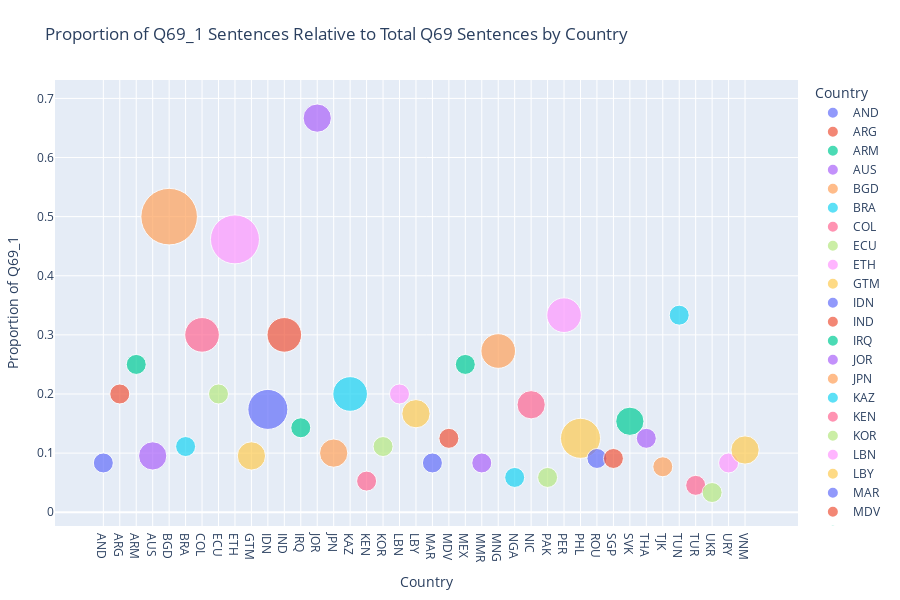

Write notebook code for a chart like this one.
### Code cell
## (Visualization -I) ##

# This code filters predicted Q69-related labels from the predictions dataset,
# calculates sentence counts and proportions of given response per country,
# prepares the data for ordered plotting,
# then creates and displays a scatter plot showing the proportion of Q69_1 sentences relative to total Q69 sentences by country,
# with point sizes representing sentence counts, x-axis showing the countries and y-axis the proportion of given response to total count responses.

%run visualize_preds_props.py

### Figure 1 — Plotly figure (JSON) as saved in the notebook; plotly's stock layout.template omitted (floating-point values rounded to 4 significant figures)
{"data": [{"hovertemplate": "<b>%{hovertext}</b><br><br>Country=%{x}<br>Proportion of Q69_1=%{y}<br>Sentence Count=%{marker.size}<extra></extra>", "hovertext": ["AND"], "legendgroup": "AND", "marker": {"color": "#636efa", "size": [1], "sizemode": "area", "sizeref": 0.005, "symbol": "circle"}, "mode": "markers", "name": "AND", "orientation": "v", "showlegend": true, "type": "scatter", "x": ["AND"], "xaxis": "x", "y": [0.08333], "yaxis": "y"}, {"hovertemplate": "<b>%{hovertext}</b><br><br>Country=%{x}<br>Proportion of Q69_1=%{y}<br>Sentence Count=%{marker.size}<extra></extra>", "hovertext": ["ARG"], "legendgroup": "ARG", "marker": {"color": "#EF553B", "size": [1], "sizemode": "area", "sizeref": 0.005, "symbol": "circle"}, "mode": "markers", "name": "ARG", "orientation": "v", "showlegend": true, "type": "scatter", "x": ["ARG"], "xaxis": "x", "y": [0.2], "yaxis": "y"}, {"hovertemplate": "<b>%{hovertext}</b><br><br>Country=%{x}<br>Proportion of Q69_1=%{y}<br>Sentence Count=%{marker.size}<extra></extra>", "hovertext": ["ARM"], "legendgroup": "ARM", "marker": {"color": "#00cc96", "size": [1], "sizemode": "area", "sizeref": 0.005, "symbol": "circle"}, "mode": "markers", "name": "ARM", "orientation": "v", "showlegend": true, "type": "scatter", "x": ["ARM"], "xaxis": "x", "y": [0.25], "yaxis": "y"}, {"hovertemplate": "<b>%{hovertext}</b><br><br>Country=%{x}<br>Proportion of Q69_1=%{y}<br>Sentence Count=%{marker.size}<extra></extra>", "hovertext": ["AUS"], "legendgroup": "AUS", "marker": {"color": "#ab63fa", "size": [2], "sizemode": "area", "sizeref": 0.005, "symbol": "circle"}, "mode": "markers", "name": "AUS", "orientation": "v", "showlegend": true, "type": "scatter", "x": ["AUS"], "xaxis": "x", "y": [0.09524], "yaxis": "y"}, {"hovertemplate": "<b>%{hovertext}</b><br><br>Country=%{x}<br>Proportion of Q69_1=%{y}<br>Sentence Count=%{marker.size}<extra></extra>", "hovertext": ["BGD"], "legendgroup": "BGD", "marker": {"color": "#FFA15A", "size": [8], "sizemode": "area", "sizeref": 0.005, "symbol": "circle"}, "mode": "markers", "name": "BGD", "orientation": "v", "showlegend": true, "type": "scatter", "x": ["BGD"], "xaxis": "x", "y": [0.5], "yaxis": "y"}, {"hovertemplate": "<b>%{hovertext}</b><br><br>Country=%{x}<br>Proportion of Q69_1=%{y}<br>Sentence Count=%{marker.size}<extra></extra>", "hovertext": ["BRA"], "legendgroup": "BRA", "marker": {"color": "#19d3f3", "size": [1], "sizemode": "area", "sizeref": 0.005, "symbol": "circle"}, "mode": "markers", "name": "BRA", "orientation": "v", "showlegend": true, "type": "scatter", "x": ["BRA"], "xaxis": "x", "y": [0.1111], "yaxis": "y"}, {"hovertemplate": "<b>%{hovertext}</b><br><br>Country=%{x}<br>Proportion of Q69_1=%{y}<br>Sentence Count=%{marker.size}<extra></extra>", "hovertext": ["COL"], "legendgroup": "COL", "marker": {"color": "#FF6692", "size": [3], "sizemode": "area", "sizeref": 0.005, "symbol": "circle"}, "mode": "markers", "name": "COL", "orientation": "v", "showlegend": true, "type": "scatter", "x": ["COL"], "xaxis": "x", "y": [0.3], "yaxis": "y"}, {"hovertemplate": "<b>%{hovertext}</b><br><br>Country=%{x}<br>Proportion of Q69_1=%{y}<br>Sentence Count=%{marker.size}<extra></extra>", "hovertext": ["ECU"], "legendgroup": "ECU", "marker": {"color": "#B6E880", "size": [1], "sizemode": "area", "sizeref": 0.005, "symbol": "circle"}, "mode": "markers", "name": "ECU", "orientation": "v", "showlegend": true, "type": "scatter", "x": ["ECU"], "xaxis": "x", "y": [0.2], "yaxis": "y"}, {"hovertemplate": "<b>%{hovertext}</b><br><br>Country=%{x}<br>Proportion of Q69_1=%{y}<br>Sentence Count=%{marker.size}<extra></extra>", "hovertext": ["ETH"], "legendgroup": "ETH", "marker": {"color": "#FF97FF", "size": [6], "sizemode": "area", "sizeref": 0.005, "symbol": "circle"}, "mode": "markers", "name": "ETH", "orientation": "v", "showlegend": true, "type": "scatter", "x": ["ETH"], "xaxis": "x", "y": [0.4615], "yaxis": "y"}, {"hovertemplate": "<b>%{hovertext}</b><br><br>Country=%{x}<br>Proportion of Q69_1=%{y}<br>Sentence Count=%{marker.size}<extra></extra>", "hovertext": ["GTM"], "legendgroup": "GTM", "marker": {"color": "#FECB52", "size": [2], "sizemode": "area", "sizeref": 0.005, "symbol": "circle"}, "mode": "markers", "name": "GTM", "orientation": "v", "showlegend": true, "type": "scatter", "x": ["GTM"], "xaxis": "x", "y": [0.09524], "yaxis": "y"}, {"hovertemplate": "<b>%{hovertext}</b><br><br>Country=%{x}<br>Proportion of Q69_1=%{y}<br>Sentence Count=%{marker.size}<extra></extra>", "hovertext": ["IDN"], "legendgroup": "IDN", "marker": {"color": "#636efa", "size": [4], "sizemode": "area", "sizeref": 0.005, "symbol": "circle"}, "mode": "markers", "name": "IDN", "orientation": "v", "showlegend": true, "type": "scatter", "x": ["IDN"], "xaxis": "x", "y": [0.1739], "yaxis": "y"}, {"hovertemplate": "<b>%{hovertext}</b><br><br>Country=%{x}<br>Proportion of Q69_1=%{y}<br>Sentence Count=%{marker.size}<extra></extra>", "hovertext": ["IND"], "legendgroup": "IND", "marker": {"color": "#EF553B", "size": [3], "sizemode": "area", "sizeref": 0.005, "symbol": "circle"}, "mode": "markers", "name": "IND", "orientation": "v", "showlegend": true, "type": "scatter", "x": ["IND"], "xaxis": "x", "y": [0.3], "yaxis": "y"}, {"hovertemplate": "<b>%{hovertext}</b><br><br>Country=%{x}<br>Proportion of Q69_1=%{y}<br>Sentence Count=%{marker.size}<extra></extra>", "hovertext": ["IRQ"], "legendgroup": "IRQ", "marker": {"color": "#00cc96", "size": [1], "sizemode": "area", "sizeref": 0.005, "symbol": "circle"}, "mode": "markers", "name": "IRQ", "orientation": "v", "showlegend": true, "type": "scatter", "x": ["IRQ"], "xaxis": "x", "y": [0.1429], "yaxis": "y"}, {"hovertemplate": "<b>%{hovertext}</b><br><br>Country=%{x}<br>Proportion of Q69_1=%{y}<br>Sentence Count=%{marker.size}<extra></extra>", "hovertext": ["JOR"], "legendgroup": "JOR", "marker": {"color": "#ab63fa", "size": [2], "sizemode": "area", "sizeref": 0.005, "symbol": "circle"}, "mode": "markers", "name": "JOR", "orientation": "v", "showlegend": true, "type": "scatter", "x": ["JOR"], "xaxis": "x", "y": [0.6667], "yaxis": "y"}, {"hovertemplate": "<b>%{hovertext}</b><br><br>Country=%{x}<br>Proportion of Q69_1=%{y}<br>Sentence Count=%{marker.size}<extra></extra>", "hovertext": ["JPN"], "legendgroup": "JPN", "marker": {"color": "#FFA15A", "size": [2], "sizemode": "area", "sizeref": 0.005, "symbol": "circle"}, "mode": "markers", "name": "JPN", "orientation": "v", "showlegend": true, "type": "scatter", "x": ["JPN"], "xaxis": "x", "y": [0.1], "yaxis": "y"}, {"hovertemplate": "<b>%{hovertext}</b><br><br>Country=%{x}<br>Proportion of Q69_1=%{y}<br>Sentence Count=%{marker.size}<extra></extra>", "hovertext": ["KAZ"], "legendgroup": "KAZ", "marker": {"color": "#19d3f3", "size": [3], "sizemode": "area", "sizeref": 0.005, "symbol": "circle"}, "mode": "markers", "name": "KAZ", "orientation": "v", "showlegend": true, "type": "scatter", "x": ["KAZ"], "xaxis": "x", "y": [0.2], "yaxis": "y"}, {"hovertemplate": "<b>%{hovertext}</b><br><br>Country=%{x}<br>Proportion of Q69_1=%{y}<br>Sentence Count=%{marker.size}<extra></extra>", "hovertext": ["KEN"], "legendgroup": "KEN", "marker": {"color": "#FF6692", "size": [1], "sizemode": "area", "sizeref": 0.005, "symbol": "circle"}, "mode": "markers", "name": "KEN", "orientation": "v", "showlegend": true, "type": "scatter", "x": ["KEN"], "xaxis": "x", "y": [0.05263], "yaxis": "y"}, {"hovertemplate": "<b>%{hovertext}</b><br><br>Country=%{x}<br>Proportion of Q69_1=%{y}<br>Sentence Count=%{marker.size}<extra></extra>", "hovertext": ["KOR"], "legendgroup": "KOR", "marker": {"color": "#B6E880", "size": [1], "sizemode": "area", "sizeref": 0.005, "symbol": "circle"}, "mode": "markers", "name": "KOR", "orientation": "v", "showlegend": true, "type": "scatter", "x": ["KOR"], "xaxis": "x", "y": [0.1111], "yaxis": "y"}, {"hovertemplate": "<b>%{hovertext}</b><br><br>Country=%{x}<br>Proportion of Q69_1=%{y}<br>Sentence Count=%{marker.size}<extra></extra>", "hovertext": ["LBN"], "legendgroup": "LBN", "marker": {"color": "#FF97FF", "size": [1], "sizemode": "area", "sizeref": 0.005, "symbol": "circle"}, "mode": "markers", "name": "LBN", "orientation": "v", "showlegend": true, "type": "scatter", "x": ["LBN"], "xaxis": "x", "y": [0.2], "yaxis": "y"}, {"hovertemplate": "<b>%{hovertext}</b><br><br>Country=%{x}<br>Proportion of Q69_1=%{y}<br>Sentence Count=%{marker.size}<extra></extra>", "hovertext": ["LBY"], "legendgroup": "LBY", "marker": {"color": "#FECB52", "size": [2], "sizemode": "area", "sizeref": 0.005, "symbol": "circle"}, "mode": "markers", "name": "LBY", "orientation": "v", "showlegend": true, "type": "scatter", "x": ["LBY"], "xaxis": "x", "y": [0.1667], "yaxis": "y"}, {"hovertemplate": "<b>%{hovertext}</b><br><br>Country=%{x}<br>Proportion of Q69_1=%{y}<br>Sentence Count=%{marker.size}<extra></extra>", "hovertext": ["MAR"], "legendgroup": "MAR", "marker": {"color": "#636efa", "size": [1], "sizemode": "area", "sizeref": 0.005, "symbol": "circle"}, "mode": "markers", "name": "MAR", "orientation": "v", "showlegend": true, "type": "scatter", "x": ["MAR"], "xaxis": "x", "y": [0.08333], "yaxis": "y"}, {"hovertemplate": "<b>%{hovertext}</b><br><br>Country=%{x}<br>Proportion of Q69_1=%{y}<br>Sentence Count=%{marker.size}<extra></extra>", "hovertext": ["MDV"], "legendgroup": "MDV", "marker": {"color": "#EF553B", "size": [1], "sizemode": "area", "sizeref": 0.005, "symbol": "circle"}, "mode": "markers", "name": "MDV", "orientation": "v", "showlegend": true, "type": "scatter", "x": ["MDV"], "xaxis": "x", "y": [0.125], "yaxis": "y"}, {"hovertemplate": "<b>%{hovertext}</b><br><br>Country=%{x}<br>Proportion of Q69_1=%{y}<br>Sentence Count=%{marker.size}<extra></extra>", "hovertext": ["MEX"], "legendgroup": "MEX", "marker": {"color": "#00cc96", "size": [1], "sizemode": "area", "sizeref": 0.005, "symbol": "circle"}, "mode": "markers", "name": "MEX", "orientation": "v", "showlegend": true, "type": "scatter", "x": ["MEX"], "xaxis": "x", "y": [0.25], "yaxis": "y"}, {"hovertemplate": "<b>%{hovertext}</b><br><br>Country=%{x}<br>Proportion of Q69_1=%{y}<br>Sentence Count=%{marker.size}<extra></extra>", "hovertext": ["MMR"], "legendgroup": "MMR", "marker": {"color": "#ab63fa", "size": [1], "sizemode": "area", "sizeref": 0.005, "symbol": "circle"}, "mode": "markers", "name": "MMR", "orientation": "v", "showlegend": true, "type": "scatter", "x": ["MMR"], "xaxis": "x", "y": [0.08333], "yaxis": "y"}, {"hovertemplate": "<b>%{hovertext}</b><br><br>Country=%{x}<br>Proportion of Q69_1=%{y}<br>Sentence Count=%{marker.size}<extra></extra>", "hovertext": ["MNG"], "legendgroup": "MNG", "marker": {"color": "#FFA15A", "size": [3], "sizemode": "area", "sizeref": 0.005, "symbol": "circle"}, "mode": "markers", "name": "MNG", "orientation": "v", "showlegend": true, "type": "scatter", "x": ["MNG"], "xaxis": "x", "y": [0.2727], "yaxis": "y"}, {"hovertemplate": "<b>%{hovertext}</b><br><br>Country=%{x}<br>Proportion of Q69_1=%{y}<br>Sentence Count=%{marker.size}<extra></extra>", "hovertext": ["NGA"], "legendgroup": "NGA", "marker": {"color": "#19d3f3", "size": [1], "sizemode": "area", "sizeref": 0.005, "symbol": "circle"}, "mode": "markers", "name": "NGA", "orientation": "v", "showlegend": true, "type": "scatter", "x": ["NGA"], "xaxis": "x", "y": [0.05882], "yaxis": "y"}, {"hovertemplate": "<b>%{hovertext}</b><br><br>Country=%{x}<br>Proportion of Q69_1=%{y}<br>Sentence Count=%{marker.size}<extra></extra>", "hovertext": ["NIC"], "legendgroup": "NIC", "marker": {"color": "#FF6692", "size": [2], "sizemode": "area", "sizeref": 0.005, "symbol": "circle"}, "mode": "markers", "name": "NIC", "orientation": "v", "showlegend": true, "type": "scatter", "x": ["NIC"], "xaxis": "x", "y": [0.1818], "yaxis": "y"}, {"hovertemplate": "<b>%{hovertext}</b><br><br>Country=%{x}<br>Proportion of Q69_1=%{y}<br>Sentence Count=%{marker.size}<extra></extra>", "hovertext": ["PAK"], "legendgroup": "PAK", "marker": {"color": "#B6E880", "size": [1], "sizemode": "area", "sizeref": 0.005, "symbol": "circle"}, "mode": "markers", "name": "PAK", "orientation": "v", "showlegend": true, "type": "scatter", "x": ["PAK"], "xaxis": "x", "y": [0.05882], "yaxis": "y"}, {"hovertemplate": "<b>%{hovertext}</b><br><br>Country=%{x}<br>Proportion of Q69_1=%{y}<br>Sentence Count=%{marker.size}<extra></extra>", "hovertext": ["PER"], "legendgroup": "PER", "marker": {"color": "#FF97FF", "size": [3], "sizemode": "area", "sizeref": 0.005, "symbol": "circle"}, "mode": "markers", "name": "PER", "orientation": "v", "showlegend": true, "type": "scatter", "x": ["PER"], "xaxis": "x", "y": [0.3333], "yaxis": "y"}, {"hovertemplate": "<b>%{hovertext}</b><br><br>Country=%{x}<br>Proportion of Q69_1=%{y}<br>Sentence Count=%{marker.size}<extra></extra>", "hovertext": ["PHL"], "legendgroup": "PHL", "marker": {"color": "#FECB52", "size": [4], "sizemode": "area", "sizeref": 0.005, "symbol": "circle"}, "mode": "markers", "name": "PHL", "orientation": "v", "showlegend": true, "type": "scatter", "x": ["PHL"], "xaxis": "x", "y": [0.125], "yaxis": "y"}, {"hovertemplate": "<b>%{hovertext}</b><br><br>Country=%{x}<br>Proportion of Q69_1=%{y}<br>Sentence Count=%{marker.size}<extra></extra>", "hovertext": ["ROU"], "legendgroup": "ROU", "marker": {"color": "#636efa", "size": [1], "sizemode": "area", "sizeref": 0.005, "symbol": "circle"}, "mode": "markers", "name": "ROU", "orientation": "v", "showlegend": true, "type": "scatter", "x": ["ROU"], "xaxis": "x", "y": [0.09091], "yaxis": "y"}, {"hovertemplate": "<b>%{hovertext}</b><br><br>Country=%{x}<br>Proportion of Q69_1=%{y}<br>Sentence Count=%{marker.size}<extra></extra>", "hovertext": ["SGP"], "legendgroup": "SGP", "marker": {"color": "#EF553B", "size": [1], "sizemode": "area", "sizeref": 0.005, "symbol": "circle"}, "mode": "markers", "name": "SGP", "orientation": "v", "showlegend": true, "type": "scatter", "x": ["SGP"], "xaxis": "x", "y": [0.09091], "yaxis": "y"}, {"hovertemplate": "<b>%{hovertext}</b><br><br>Country=%{x}<br>Proportion of Q69_1=%{y}<br>Sentence Count=%{marker.size}<extra></extra>", "hovertext": ["SVK"], "legendgroup": "SVK", "marker": {"color": "#00cc96", "size": [2], "sizemode": "area", "sizeref": 0.005, "symbol": "circle"}, "mode": "markers", "name": "SVK", "orientation": "v", "showlegend": true, "type": "scatter", "x": ["SVK"], "xaxis": "x", "y": [0.1538], "yaxis": "y"}, {"hovertemplate": "<b>%{hovertext}</b><br><br>Country=%{x}<br>Proportion of Q69_1=%{y}<br>Sentence Count=%{marker.size}<extra></extra>", "hovertext": ["THA"], "legendgroup": "THA", "marker": {"color": "#ab63fa", "size": [1], "sizemode": "area", "sizeref": 0.005, "symbol": "circle"}, "mode": "markers", "name": "THA", "orientation": "v", "showlegend": true, "type": "scatter", "x": ["THA"], "xaxis": "x", "y": [0.125], "yaxis": "y"}, {"hovertemplate": "<b>%{hovertext}</b><br><br>Country=%{x}<br>Proportion of Q69_1=%{y}<br>Sentence Count=%{marker.size}<extra></extra>", "hovertext": ["TJK"], "legendgroup": "TJK", "marker": {"color": "#FFA15A", "size": [1], "sizemode": "area", "sizeref": 0.005, "symbol": "circle"}, "mode": "markers", "name": "TJK", "orientation": "v", "showlegend": true, "type": "scatter", "x": ["TJK"], "xaxis": "x", "y": [0.07692], "yaxis": "y"}, {"hovertemplate": "<b>%{hovertext}</b><br><br>Country=%{x}<br>Proportion of Q69_1=%{y}<br>Sentence Count=%{marker.size}<extra></extra>", "hovertext": ["TUN"], "legendgroup": "TUN", "marker": {"color": "#19d3f3", "size": [1], "sizemode": "area", "sizeref": 0.005, "symbol": "circle"}, "mode": "markers", "name": "TUN", "orientation": "v", "showlegend": true, "type": "scatter", "x": ["TUN"], "xaxis": "x", "y": [0.3333], "yaxis": "y"}, {"hovertemplate": "<b>%{hovertext}</b><br><br>Country=%{x}<br>Proportion of Q69_1=%{y}<br>Sentence Count=%{marker.size}<extra></extra>", "hovertext": ["TUR"], "legendgroup": "TUR", "marker": {"color": "#FF6692", "size": [1], "sizemode": "area", "sizeref": 0.005, "symbol": "circle"}, "mode": "markers", "name": "TUR", "orientation": "v", "showlegend": true, "type": "scatter", "x": ["TUR"], "xaxis": "x", "y": [0.04545], "yaxis": "y"}, {"hovertemplate": "<b>%{hovertext}</b><br><br>Country=%{x}<br>Proportion of Q69_1=%{y}<br>Sentence Count=%{marker.size}<extra></extra>", "hovertext": ["UKR"], "legendgroup": "UKR", "marker": {"color": "#B6E880", "size": [1], "sizemode": "area", "sizeref": 0.005, "symbol": "circle"}, "mode": "markers", "name": "UKR", "orientation": "v", "showlegend": true, "type": "scatter", "x": ["UKR"], "xaxis": "x", "y": [0.03333], "yaxis": "y"}, {"hovertemplate": "<b>%{hovertext}</b><br><br>Country=%{x}<br>Proportion of Q69_1=%{y}<br>Sentence Count=%{marker.size}<extra></extra>", "hovertext": ["URY"], "legendgroup": "URY", "marker": {"color": "#FF97FF", "size": [1], "sizemode": "area", "sizeref": 0.005, "symbol": "circle"}, "mode": "markers", "name": "URY", "orientation": "v", "showlegend": true, "type": "scatter", "x": ["URY"], "xaxis": "x", "y": [0.08333], "yaxis": "y"}, {"hovertemplate": "<b>%{hovertext}</b><br><br>Country=%{x}<br>Proportion of Q69_1=%{y}<br>Sentence Count=%{marker.size}<extra></extra>", "hovertext": ["VNM"], "legendgroup": "VNM", "marker": {"color": "#FECB52", "size": [2], "sizemode": "area", "sizeref": 0.005, "symbol": "circle"}, "mode": "markers", "name": "VNM", "orientation": "v", "showlegend": true, "type": "scatter", "x": ["VNM"], "xaxis": "x", "y": [0.1053], "yaxis": "y"}], "layout": {"height": 600, "legend": {"itemsizing": "constant", "title": {"text": "Country"}, "tracegroupgap": 0}, "margin": {"b": 40, "l": 40, "r": 40, "t": 80}, "title": {"text": "Proportion of Q69_1 Sentences Relative to Total Q69 Sentences by Country"}, "xaxis": {"anchor": "y", "categoryarray": ["AND", "ARG", "ARM", "AUS", "BGD", "BRA", "COL", "ECU", "ETH", "GTM", "IDN", "IND", "IRQ", "JOR", "JPN", "KAZ", "KEN", "KOR", "LBN", "LBY", "MAR", "MDV", "MEX", "MMR", "MNG", "NGA", "NIC", "PAK", "PER", "PHL", "ROU", "SGP", "SVK", "THA", "TJK", "TUN", "TUR", "UKR", "URY", "VNM"], "categoryorder": "array", "domain": [0, 1], "title": {"text": "Country"}}, "yaxis": {"anchor": "x", "domain": [0, 1], "title": {"text": "Proportion of Q69_1"}}}}
